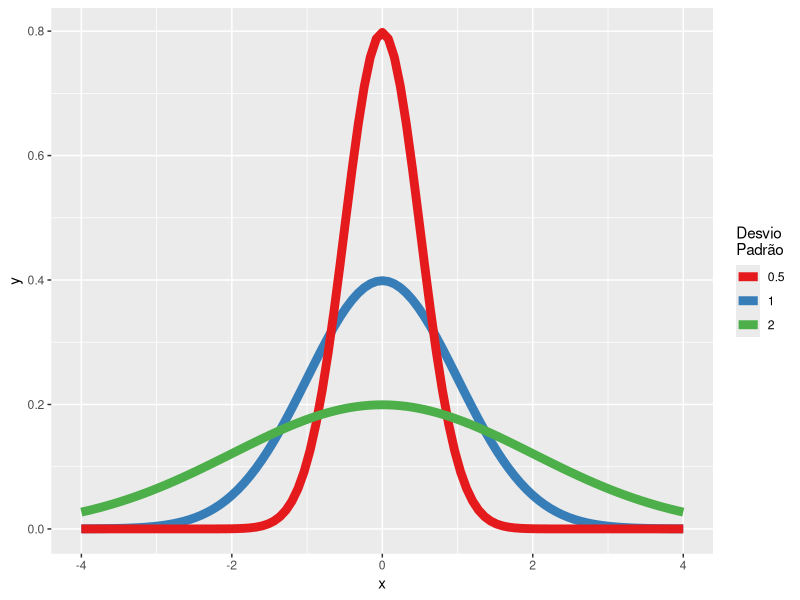
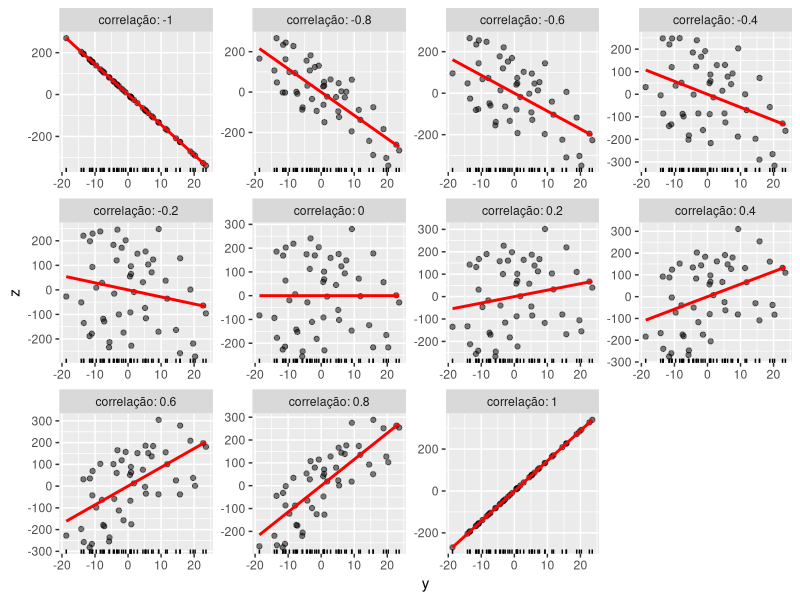

Write the R code that produced these figures, in order.
# Correlação 

library(tidyverse)

ggplot(data.frame(x = c(-4, 4)), aes(x)) +
  mapply(function(mean, sd, col) {
    stat_function(fun = dnorm,
                  args = list(mean = mean,
                              sd = sd),
                  aes(col = col), size = 3)
  },
  mean = rep(0, 3),
  sd = c(1, .5, 2),
  col = c("1", "0.5", "2")) +
  scale_colour_brewer("Desvio\nPadrão", palette = "Set1",
                      guide = guide_legend(ncol = 1,
                                           nrow = 3,
                                           byrow = TRUE))

# A correlação mensura o quanto de variação em unidades de desvio padrão duas variáveis estão associadas. Por exemplo, uma 
# correlação de +0.8 indica que conforme X varia 1 desvio padrão, observa-se uma variação de 0.8 desvio padrão em Y e vice-versa 

correlação <- seq(-1, 1, 0.2)

x <- 1:50
y <- rnorm(50, sd = 10)

complemento <- function(y, correlação, x) {
  y.perp <- residuals(lm(x ~ y))
  correlação * sd(y.perp) * y + y.perp * sd(y) * sqrt(1 - correlação^2)
}

X <- data.frame(z = as.vector(sapply(correlação,
                                     function(correlação) complemento(y, correlação, x))),
                correlação = ordered(rep(signif(correlação, 2),
                                         each = length(y))),
                y = rep(y, length(correlação)))
ggplot(X, aes(y, z, group = correlação)) +
  geom_rug(sides = "b") +
  geom_point(alpha = 0.5) +
  geom_smooth(method = "lm", color = "Red", se = FALSE) +
  facet_wrap(~ correlação, scales = "free", labeller = "label_both", ncol = 4) +
  theme(legend.position = "none")


# Pessupostos da Correlação --------------------------------------------------------------------------------------------------------

# Correlação deve ser aplicada somente em variáveis contínuas, intervalares ou ordinais. Correlação não podem ser usadas para
# variáveis nominais (também chamada de categóricas).

# A lógica por trás desse pressuposto é que magnitudes de associação somente podem ser mensuradas em variáveis que de alguma 
# maneira sejam “mensuráveis e comparáveis numericamente” entre si.

# As variáveis tem que possuir um critério de linearidade entre elas. Isto quer dizer que quanto mais/menos de x mais/menos de y.

# Tipos de correlação --------------------------------------------------------------------------------------------------------------

## Correlação de Pearson: 
# a correlação de Pearson é a correlação mais utilizada em análises estatísticas. Ela é uma técnica paramétrica e possui 
# o pressuposto de que ambas as variáveis são distribuídas conforme uma distribuição Normal. Caso tenha dados que violem o 
# pressuposto da normalidade, correlação de Pearson não é o tipo de correlação que você deva usar.

## Correlação de Spearman: 
# a correlação de Spearman é uma técnica não-paramétrica, sendo a alternativa quando os dados violam o pressuposto de 
# normalidade, pois não faz nenhuma suposição que os dados estejam distribuídos de acordo com uma distribuição específica.

## Correlação de Kendall: 
# Assim, como a correlação de Spearman, a correlação de Kendall também é uma técnica não-paramétrica. Sendo também uma 
# alternativa viável quando os dados violam o pressuposto de normalidade, pois não faz nenhuma suposição que os dados 
# estejam distribuídos de acordo com uma distribuição específica.

# Quando usar Kendall ou Spearman? ------------------------------------------------------------------------------------------------

# Ambas devem ser usadas quando o pressuposto de normalidade para ambas ou qualquer uma das variáveis que estão sendo 
# correlacionadas for violado.

# Sugerimos usar a correlação de Kendall, especialmente quando estamos tratando de amostras pequenas (n<100). 

# Porém, há alguns cenários que a correlação de Spearman é melhor indicada: “Se a variável ordinal, Y, tem um grande número 
# de níveis (digamos, cinco ou seis ou mais), então pode-se usar o coeficiente de correlação de classificação de Spearman 
# para medir a força da associação entre X e Y” 


# Como mensurar? -------------------------------------------------------------------------------------------------------------------
library(mnormt) # biblioteca para gerar distribuições multivariadas Normais e não-Normais.

medias <- c(0, 10)
covariancias <- matrix(c(1, 0.6, 0.6, 1), 2, 2)

mv_normal <- as.data.frame(rmnorm(50, medias, covariancias))
mv_student <- as.data.frame(rmt(50, medias, covariancias, df = 1))

# testar prtessuposto de normalidade
# H0  do teste de Shapiro-Wilk é de que “os dados são distribuídos conforme uma distribuição Normal.”

shapiro.test(mv_normal$V1)
shapiro.test(mv_normal$V2)
# ambos os testes para as distribuições multivariadas Normais geram p-valores acima de 0.05 o que faz com que 
# falhemos em rejeitar a hipótese nula de que “os dados são distribuídos conforme uma distribuição Normal.”

shapiro.test(mv_student$V1)
shapiro.test(mv_student$V2)
# ambos os testes para as distribuições multivariadas t de Student geram p-valores abaixo de 0.05 o que faz com que a 
# hipótese nula de que “os dados são distribuídos conforme uma distribuição Normal” é rejeitada.


# Teste de correlação -------------------------------------------------------------------------------------------------------------
# Além de computarmos o valor da correlação entre duas variáveis, é possível também realizar um teste estatístico de 
# hipótese nula sobre a correlação de duas variáveis. 

# A hipótese nula H0 nesse caso é de que “as variáveis possuem correlação igual a zero”.

# method = "pearson" – Correlação de Pearson.
# method = "spearman" – Correlação de Spearman.
# method = "kendall" – Correlação de Kendall.

# Pearson ------------------------------------------------------------------------------------------------------------------------
# Paramétrico
cor(mv_normal$V1, mv_normal$V2, method = "pearson")
cor.test(mv_normal$V1, mv_normal$V2, method = "pearson")


# Spearman -----------------------------------------------------------------------------------------------------------------------
# Não paramétrico
cor(mv_student$V1, mv_student$V2, method = "spearman")
cor.test(mv_student$V1, mv_student$V2, method = "spearman")


# Kendall ------------------------------------------------------------------------------------------------------------------------
# Não paramétrico
cor(mv_student$V1, mv_student$V2, method = "kendall")
cor.test(mv_student$V1, mv_student$V2, method = "kendall")






